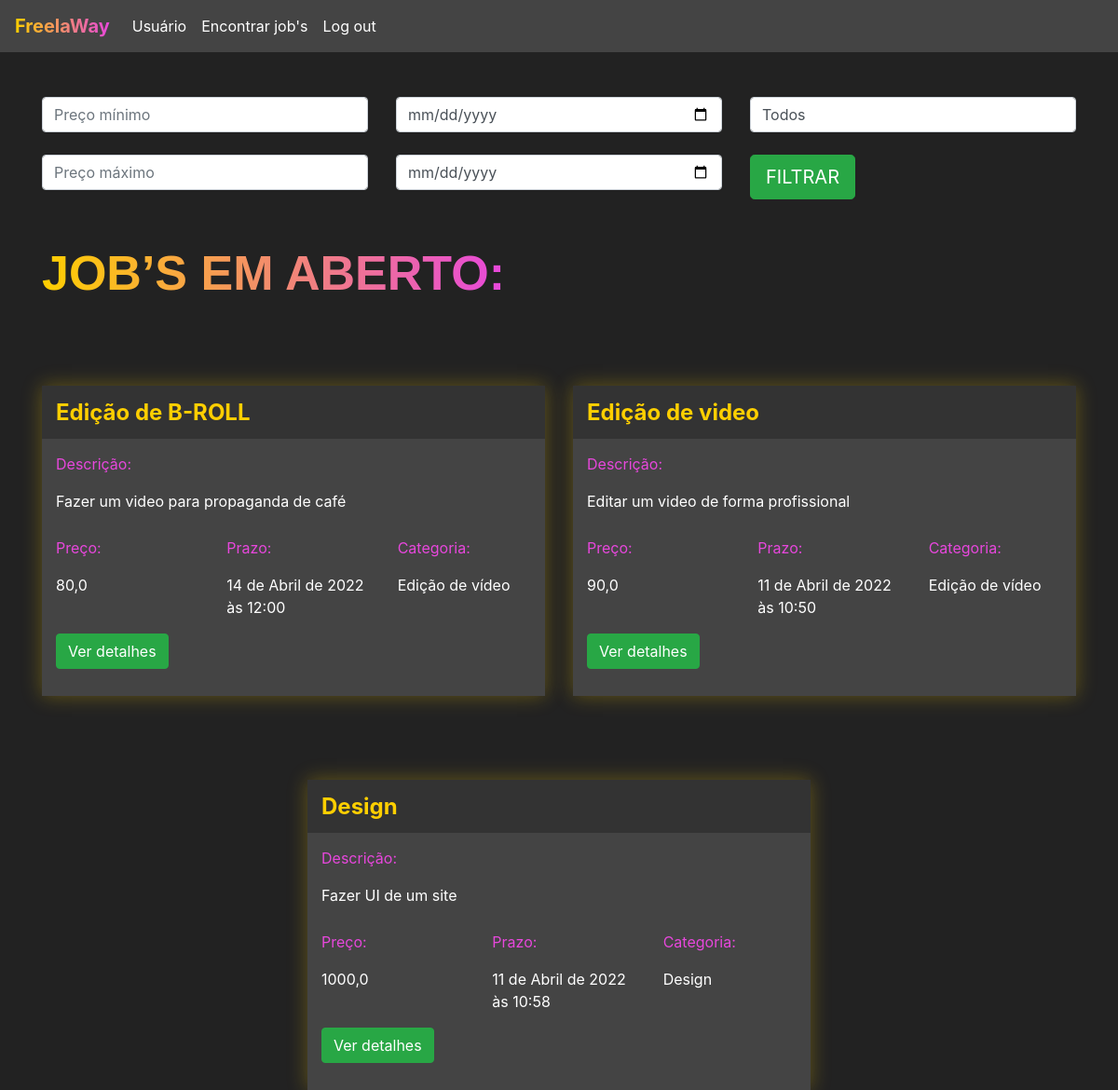
The app's page /jobs/ (signed in) with its own data.
### jobs/models.py (models this page shows, shortened)
class Job(models.Model):
    category_choices = (("D", "Design"), ("EV", "Edição de Video"))
    status_choices = (
        ("C", "Em criação"),
        ("AA", "Aguardando aprovação"),
        ("F", "Finalizado"),
    )
    title = models.CharField(max_length=200)
    description = models.TextField()
    category = models.CharField(
        max_length=2,
        choices=category_choices,
        default="D",
    )
    delivery_time = models.DateTimeField()
    price = models.FloatField()
    references = models.ManyToManyField(Reference)
    professional = models.ForeignKey(User, on_delete=models.DO_NOTHING, null=True, blank=True)
    reserved = models.BooleanField(default=False)
    status = models.CharField(max_length=2, choices=status_choices, default="C")
    final_file = models.FileField(null=True, blank=True)

### jobs/views.py (the view)
# urls.py: path('', views.Jobs.as_view(), name='list_jobs'),
class Jobs(ListView):
    template_name = 'jobs/list_jobs.html'
    model = models.Job
    context_object_name = 'jobs'
    def setup(self, request: HttpRequest, *args: Any, **kwargs: Any) -> None:
        super().setup(request, *args, **kwargs)
        self.user = request.user
    def get(self, request, *args, **kwargs):
        if not request.user.is_authenticated:
            return redirect('login')
        return super().get(request, *args, **kwargs)
    def get_queryset(self):
        query = super().get_queryset()
        query = query.filter(reserved=False)
        price_min = self.request.GET.get("price_min")
        if price_min:
            query = query.filter(price__gte=price_min) # Maior que,
        price_max = self.request.GET.get("price_max")
        if price_max:
            query = query.filter(price__lte=price_max) # Menor que,
        deadline_min = self.request.GET.get('deadline_min')
        if deadline_min:
            query = query.filter(delivery_time__gte=deadline_min) # Maior que,
        deadline_max = self.request.GET.get("deadline_max")
        if deadline_max:
            query = query.filter(delivery_time__lte=deadline_max) # Menor que,
        category = self.request.GET.get('category')
        if category:
            query = query.filter(category=category)
        return query

### jobs/models.py (called while the page is built)
    def __str__(self):
        return self.file.url

### jobs/templates/jobs/list_jobs.html (shortened to what this page needs)
{% extends 'base.html' %}
{% load static %}
{% block head %}
  <link rel="stylesheet" href="{% static 'jobs/css/list_jobs.css' %}">
{% endblock %}
{% block body %}
  <div class="container">
    <br>
    <br>
    <div class="row">
      <div class="col-sm">
        <form action="{% url "jobs:list_jobs" %}" method="GET">
          <input type="text" class="form-control" placeholder="Preço mínimo" name="price_min">
          <br>
          <input type="text" class="form-control" placeholder="Preço máximo" name="price_max">
      </div>
          <div class="col-sm">
            <input type="date" class="form-control" name="deadline_min">
            <br>
            <input type="date" class="form-control" name="deadline_max">
          </div>
          <div class="col-sm">
            <select class="form-control" name="category">
              <option value="">Todos</option>
            </select>
            <br>
            <input type="submit" class="btn btn-success btn-lg" value="FILTRAR">
    </div>
  </div>
  <br>
  <br>
  <h2 class="titulo">JOB’S EM ABERTO:</h2>
    <div class="row justify-content-around">
      {% for job in jobs %}
        <div class="col-6 row-card">
          <div class="card-job">
            <div class="header-job">
              <h4 class="titulo-job">{{job.title}}</h4>
            </div>
            <div class="body-job">
              <p class="titulo-body">Descrição:</p>
              <div style="width: 70%">
                <p>{{job.description}}</p>
              </div>
              <div class="row">
                <div class="col-4">
                  <p class="titulo-body">Preço:</p>
                  <p>{{job.price}}</p>
                </div>
                <div class="col-4">
                  <p class="titulo-body">Prazo:</p>
                  <p>{{job.delivery_time}}</p>
                </div>
                <div class="col-4">
                  <p class="titulo-body">Categoria:</p>
                  <p>{% if job.category == 'D'%}
                      Design
                    {% else %}
                      Edição de vídeo
                    {% endif%}
                  </p>
                </div>
              </div>
              <button type="button" class="btn btn-success" data-toggle="modal" data-target="#modal-{{ job.id }}">Ver detalhes</button>
              <br>
              <br>
            </div>
          </div>
        </div>
      {% endfor %}
    </div>
  </div>
{% endblock %}

### templates/base.html (shortened to what this page needs)
<!DOCTYPE html>
<html lang="pt-br">
  <head>
    {% include 'partials/_head.html' %}
    {% block head %}{% endblock %}
  </head>
  <body class='fundo'>
    {% include 'partials/_nav.html' %}
    {% block body %}{% endblock %}
  </body>
</html>

### templates/partials/_head.html (shortened to what this page needs)
<link href="https://cdn.jsdelivr.net/npm/bootstrap@5.1.3/dist/css/bootstrap.min.css" rel="stylesheet">
<link rel="stylesheet" href="https://cdn.jsdelivr.net/npm/bootstrap@4.0.0/dist/css/bootstrap.min.css">

### templates/partials/_nav.html (shortened to what this page needs)
{% if user.is_authenticated %}
  <nav style="background-color: #444;" class="navbar navbar-expand-lg navbar-dark">
    <a class="navbar-brand" href="{% url 'jobs:list_jobs' %}"><span class="font-degrade-nav">FreelaWay</span></a>
    <div class="collapse navbar-collapse" id="navbarNav">
      <ul class="navbar-nav">
        <li class="nav-item active">
          <a class="nav-link" href="{% url 'jobs:profile' %}">Usuário</a>
        </li>
        <li class="nav-item active">
          <a class="nav-link" href="{% url 'jobs:list_jobs' %}">Encontrar job's</a>
        </li>
        <li class="nav-item active">
          <a class="nav-link" href="{% url 'logout' %}">Log out</a>
        </li>
      </ul>
    </div>
  </nav>
{% endif %}

### templates/static/jobs/css/list_jobs.css (style rules this page uses)
.fundo { background-color: #222; color: white; }
.card-job { background-color: #444; box-shadow: 0 0px 20px 0 rgba( 255, 207, 0, 0.3 ); padding: 0; margin-top: 50px; }
.header-job { background-color: #333; width: 100% !important; padding: 5px; padding-left: 15px; }
.row-card { margin-top: 40px; }
.titulo-job { color: #FFCF00; font-weight: bold; margin-top: 10px; }
.body-job { padding: 5px; padding-left: 15px; }
.titulo-body { color: #E747DC; margin-top: 10px; }
.titulo { font-family: Arial, Helvetica, sans-serif; font-weight: bold; font-size: 52px; display: inline; background-image: linear-gradient(90deg, rgba(255,207,0,1) 0%, rgba(231,71,220,1) 100%); background-clip: text; -webkit-background-clip: text; color: transparent; padding-bottom: 10px; }

### templates/base.html (style rules this page uses)
nav { padding-left: 15px; }
.font-degrade-nav { background-image: linear-gradient(90deg, rgba(255,207,0,1) 0%, rgba(231,71,220,1) 100%); background-clip: text; -webkit-background-clip: text; color: transparent; padding-bottom: 10px; font-size: 20px; font-weight: bold; }

### records on screen
Job: title "Edição de B-ROLL", description "Fazer um video para propaganda de café", price "80,0", delivery_time "14 de Abril de 2022 às 12:00", category "Edição de vídeo"
Job: title "Edição de video", description "Editar um video de forma profissional", price "90,0", delivery_time "11 de Abril de 2022 às 10:50", category "Edição de vídeo"
Job: title "Design", description "Fazer UI de um site", price "1000,0", delivery_time "11 de Abril de 2022 às 10:58", category "Design"
